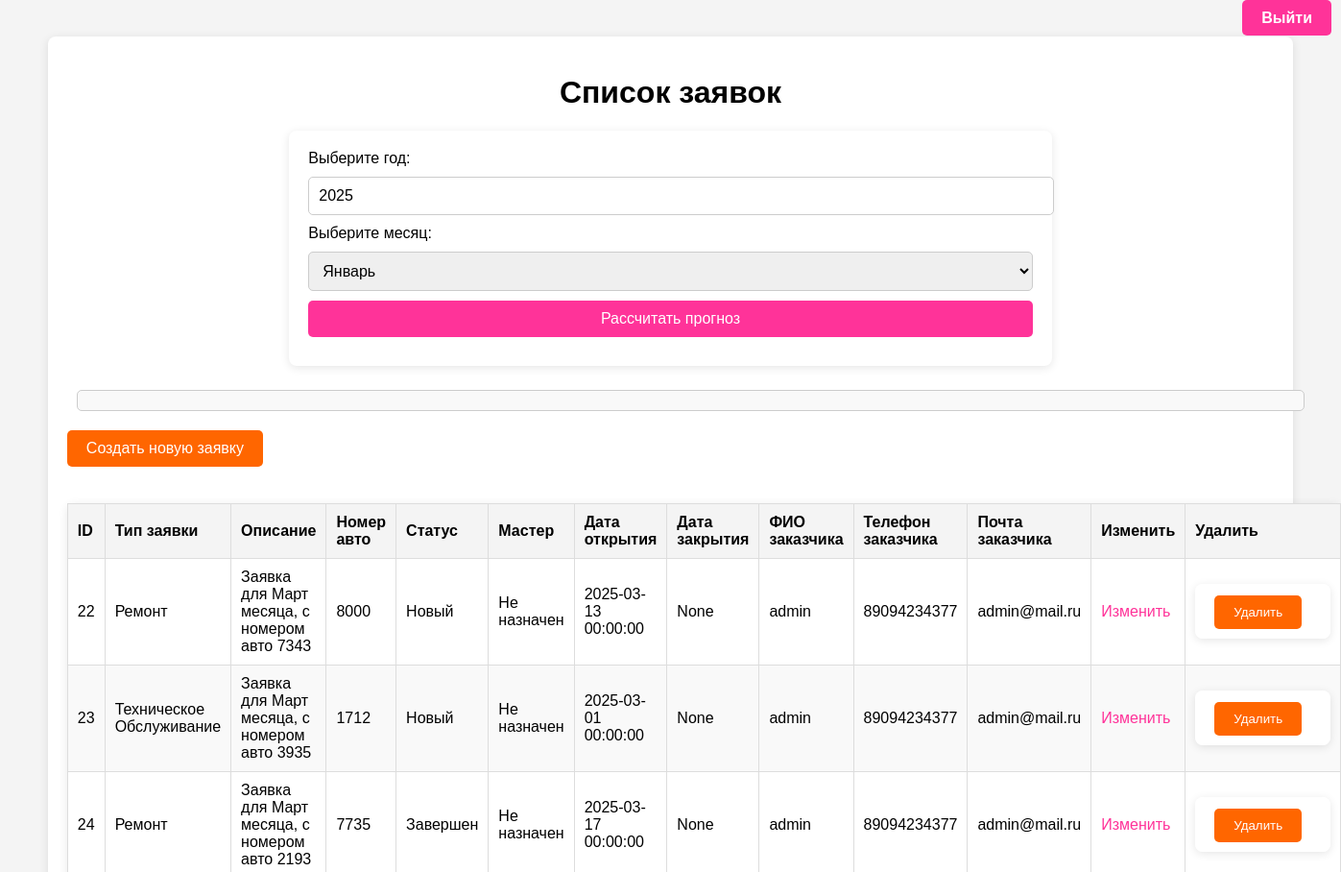
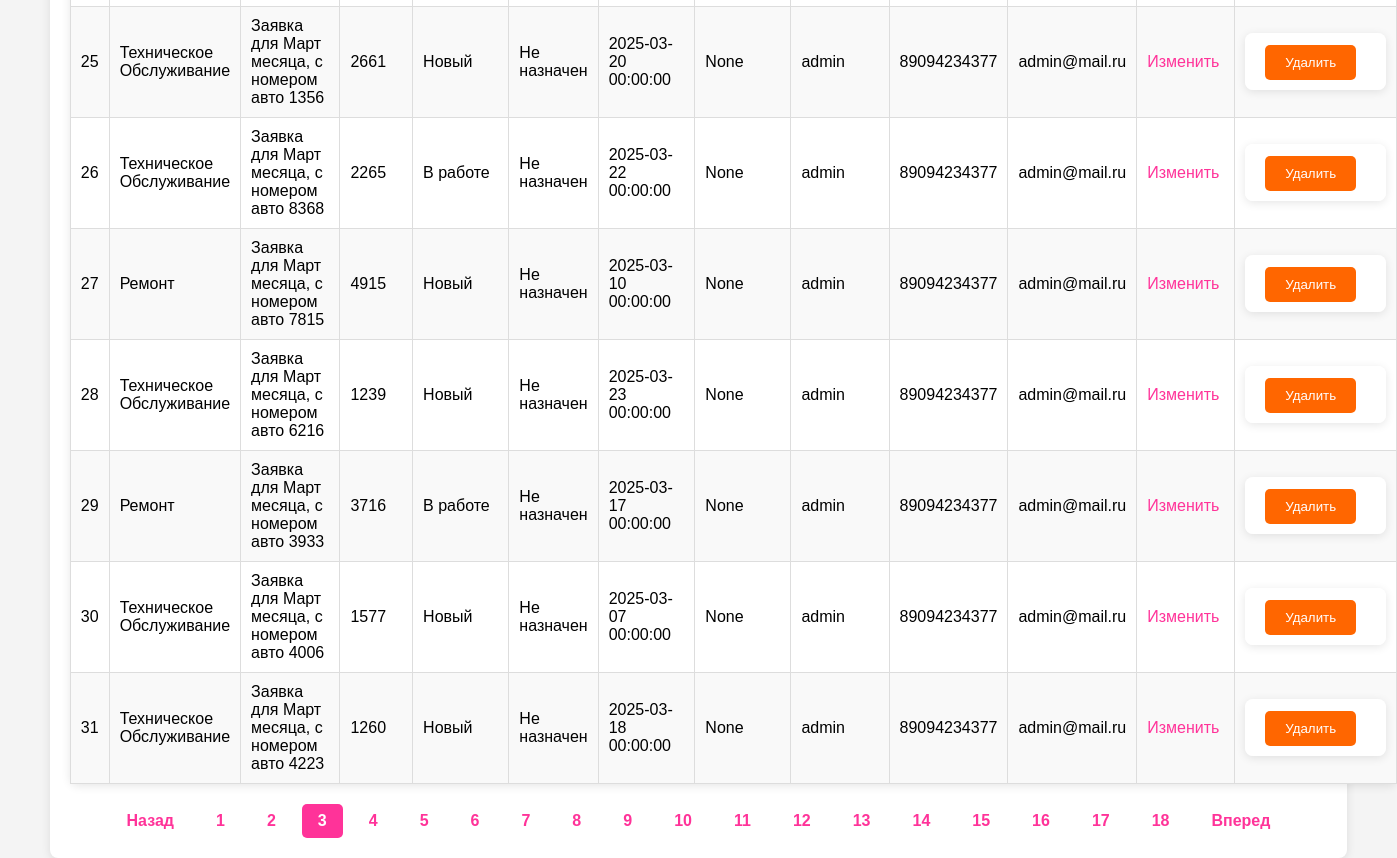
/admin/dashboard?page=3 (signed in), run on the app's committed database (2 pictures, top to bottom).
### models.py (models this page shows)
class Request(db.Model):
    id = db.Column(db.Integer, primary_key=True)
    user_id = db.Column(db.Integer, db.ForeignKey('user.id'), nullable=False)
    request_type = db.Column(db.String(100), nullable=False)
    description = db.Column(db.String(500), nullable=False)
    status = db.Column(db.String(50), default='new')
    date_opened = db.Column(db.DateTime, default=datetime.utcnow)
    date_closed = db.Column(db.DateTime)
    car_number = db.Column(db.String(20), nullable=False)
    master_id = db.Column(db.Integer, db.ForeignKey('user.id'), nullable=True)
    master = db.relationship('User', foreign_keys=[master_id])
    customer_name = db.Column(db.String(200), nullable=False)
    customer_phone = db.Column(db.String(20), nullable=False)
    customer_email = db.Column(db.String(120), nullable=False)
    user = db.relationship('User', foreign_keys=[user_id], backref='requests', lazy=True)

### admin.py (the view)
@admin.route('/dashboard', methods=['GET', 'POST'])
def dashboard():
    if 'user_id' not in session:
        return redirect(url_for('auth.login'))
    user = User.query.get(session['user_id'])
    current_year = datetime.now().year
    page = request.args.get('page', 1, type=int)
    per_page = 10
    if user.role == 'admin':
        total_requests = Request.query.count()
        requests = Request.query.offset((page - 1) * per_page).limit(per_page).all()
    else:
        total_requests = Request.query.filter_by(user_id=user.id).count()
        requests = Request.query.filter_by(user_id=user.id).offset((page - 1) * per_page).limit(per_page).all()
    total_pages = ceil(total_requests / per_page)
    return render_template('dashboard.html', requests=requests, current_year=current_year, page=page, total_pages=total_pages)

### templates/dashboard.html (shortened to what this page needs)
<!DOCTYPE html>
<html lang="ru">
<head>
    <link rel="stylesheet" href="{{ url_for('static', filename='style.css') }}">
</head>
<body>
    <div class="logout-btn">
        <a href="{{ url_for('auth.logout') }}" class="logout">Выйти</a>
    </div>
    <div class="container">
        <h1>Список заявок</h1>
        {% if session['role'] == 'admin' %}
            <div class="forecast-form">
                <form id="forecast-form">
                    <label for="year">Выберите год:</label>
                    <input type="number" name="year" id="year" value="{{ current_year }}" required>
                    <label for="month">Выберите месяц:</label>
                    <select name="month" id="month" required>
                        <option value="1">Январь</option>
                    </select>
                    <button type="submit">Рассчитать прогноз</button>
                </form>
                <div id="forecast-result" class="forecast-result"></div>
            </div>
        {% endif %}
        <a href="{{ url_for('requests.request_repair') }}" class="btn-create">Создать новую заявку</a><br><br>
        <table>
            <thead>
                <tr>
                    <th>ID</th>
                    <th>Тип заявки</th>
                    <th>Описание</th>
                    <th>Номер авто</th>
                    <th>Статус</th>
                    <th>Мастер</th>
                    <th>Дата открытия</th>
                    <th>Дата закрытия</th>
                    <th>ФИО заказчика</th>
                    <th>Телефон заказчика</th>
                    <th>Почта заказчика</th>
                    <th>Изменить</th>
                    <th>Удалить</th>
                </tr>
            </thead>
            <tbody>
                {% for request in requests %}
                <tr>
                    <td>{{ request.id }}</td>
                    <td>{{ request.request_type | replace("repair", "Ремонт") | replace("maintenance", "Техническое Обслуживание") }}</td>
                    <td>{{ request.description }}</td>
                    <td>{{ request.car_number }}</td>
                    <td>{{ request.status | replace("new", "Новый") | replace("in_work", "В работе") | replace("completed", "Завершен") }}</td>
                    <td>{{ request.master.full_name if request.master else 'Не назначен' }}</td>
                    <td>{{ request.date_opened }}</td>
                    <td>{{ request.date_closed }}</td>
                    <td>{{ request.customer_name }}</td>
                    <td>{{ request.customer_phone }}</td>
                    <td>{{ request.customer_email }}</td>
                    <td>
                        <a href="{{ url_for('requests.edit_request', request_id=request.id) }}">Изменить</a>
                    </td>
                    <td>
                        <form method="POST" action="{{ url_for('requests.delete_request', request_id=request.id) }}" style="display:inline;">
                            <button type="submit">Удалить</button>
                        </form>
                    </td>
                </tr>
                {% endfor %}
            </tbody>
        </table>
        {% if total_pages > 1 %}
        <div class="pagination">
            {% if page > 1 %}
                <a href="{{ url_for('admin.dashboard', page=page-1) }}">Назад</a>
            {% endif %}
            {% for p in range(1, total_pages+1) %}
                <a href="{{ url_for('admin.dashboard', page=p) }}" class="{% if p == page %}active{% endif %}">{{ p }}</a>
            {% endfor %}
            {% if page < total_pages %}
                <a href="{{ url_for('admin.dashboard', page=page+1) }}">Вперед</a>
            {% endif %}
        </div>
        {% endif %}
    </div>
</body>
</html>

### static/style.css (style rules this page uses)
body { font-family: Arial, sans-serif; background-color: #f4f4f4; margin: 0; padding: 0; }
h1 { text-align: center; margin-top: 20px; }
form { width: 60%; margin: 0 auto; padding: 20px; background-color: #fff; border-radius: 8px; box-shadow: 0 2px 10px rgba(0, 0, 0, 0.1); }
input, select, textarea { width: 100%; padding: 10px; margin: 10px 0; border-radius: 5px; border: 1px solid #ccc; }
button { padding: 10px 20px; background-color: #ff6600; border: none; color: #fff; border-radius: 5px; cursor: pointer; width: auto; margin-right: 10px; }
table { width: 90%; margin: 20px auto; border-collapse: collapse; background-color: #fff; }
th, td { padding: 10px; text-align: left; border: 1px solid #ddd; }
th { background-color: #f8f8f8; }
a { text-decoration: none; color: #ff3399; }
.container { width: 90%; margin: 0 auto; padding: 20px; background-color: #fff; border-radius: 8px; box-shadow: 0 2px 10px rgba(0, 0, 0, 0.1); }
.btn-create { background-color: #ff6600; color: white; padding: 10px 20px; text-decoration: none; border-radius: 5px; display: inline-block; }
.forecast-form { display: flex; flex-direction: column; gap: 10px; }
.forecast-form input, .forecast-form select, .forecast-form button { padding: 10px; font-size: 16px; border-radius: 5px; border: 1px solid #ccc; }
.forecast-form button { background-color: #ff3399; color: white; border: none; cursor: pointer; }
.forecast-result { margin-left: 10px; padding: 10px; font-size: 16px; color: #333; background-color: #f9f9f9; border-radius: 5px; border: 1px solid #ccc; margin-bottom: 20px; }
@media (max-width: 1919px) { .forecast-form { flex-direction: column; align-items: stretch; } }
@media (max-width: 1919px) { .forecast-result { margin-top: 15px; width: 100%; } }
@media (max-width: 1919px) { .forecast-form input, .forecast-form select, .forecast-form button { width: 100%; margin-bottom: 10px; } }
table { width: 100%; margin-top: 20px; border-collapse: collapse; background-color: #fff; border-radius: 8px; box-shadow: 0 2px 10px rgba(0, 0, 0, 0.1); }
th { background-color: #f4f4f4; }
tr:nth-child(even) { background-color: #f9f9f9; }
.pagination { display: flex; justify-content: center; gap: 10px; margin-top: 20px; }
.pagination a { text-decoration: none; color: #ff3399; font-weight: bold; padding: 8px 16px; border-radius: 5px; }
.pagination .active { background-color: #ff3399; color: white; }
.logout-btn { text-align: right; margin: 10px; }
.logout { background-color: #ff3399; color: white; padding: 10px 20px; text-decoration: none; border-radius: 5px; font-weight: bold; }

### data on the page
Request: id "22", request_type "Ремонт", description "Заявка для Март месяца, с номером авто 7343", car_number "8000", status "Новый", master "Не назначен", date_opened "2025-03-13 00:00:00", date_closed "None", customer_name "admin", customer_phone "89094234377", customer_email "admin@mail.ru"
Request: id "23", request_type "Техническое Обслуживание", description "Заявка для Март месяца, с номером авто 3935", car_number "1712", status "Новый", master "Не назначен", date_opened "2025-03-01 00:00:00", date_closed "None", customer_name "admin", customer_phone "89094234377", customer_email "admin@mail.ru"
Request: id "24", request_type "Ремонт", description "Заявка для Март месяца, с номером авто 2193", car_number "7735", status "Завершен", master "Не назначен", date_opened "2025-03-17 00:00:00", date_closed "None", customer_name "admin", customer_phone "89094234377", customer_email "admin@mail.ru"
Request: id "25", request_type "Техническое Обслуживание", description "Заявка для Март месяца, с номером авто 1356", car_number "2661", status "Новый", master "Не назначен", date_opened "2025-03-20 00:00:00", date_closed "None", customer_name "admin", customer_phone "89094234377", customer_email "admin@mail.ru"
Request: id "26", request_type "Техническое Обслуживание", description "Заявка для Март месяца, с номером авто 8368", car_number "2265", status "В работе", master "Не назначен", date_opened "2025-03-22 00:00:00", date_closed "None", customer_name "admin", customer_phone "89094234377", customer_email "admin@mail.ru"
Request: id "27", request_type "Ремонт", description "Заявка для Март месяца, с номером авто 7815", car_number "4915", status "Новый", master "Не назначен", date_opened "2025-03-10 00:00:00", date_closed "None", customer_name "admin", customer_phone "89094234377", customer_email "admin@mail.ru"
Request: id "28", request_type "Техническое Обслуживание", description "Заявка для Март месяца, с номером авто 6216", car_number "1239", status "Новый", master "Не назначен", date_opened "2025-03-23 00:00:00", date_closed "None", customer_name "admin", customer_phone "89094234377", customer_email "admin@mail.ru"
Request: id "29", request_type "Ремонт", description "Заявка для Март месяца, с номером авто 3933", car_number "3716", status "В работе", master "Не назначен", date_opened "2025-03-17 00:00:00", date_closed "None", customer_name "admin", customer_phone "89094234377", customer_email "admin@mail.ru"
Request: id "30", request_type "Техническое Обслуживание", description "Заявка для Март месяца, с номером авто 4006", car_number "1577", status "Новый", master "Не назначен", date_opened "2025-03-07 00:00:00", date_closed "None", customer_name "admin", customer_phone "89094234377", customer_email "admin@mail.ru"
Request: id "31", request_type "Техническое Обслуживание", description "Заявка для Март месяца, с номером авто 4223", car_number "1260", status "Новый", master "Не назначен", date_opened "2025-03-18 00:00:00", date_closed "None", customer_name "admin", customer_phone "89094234377", customer_email "admin@mail.ru"

### other printed values
{{ p }} "1" "2" "3" "4" "5" "6" "7" "8" "9" "10" "11" "12" "13" "14" "15" "16" "17" "18"
